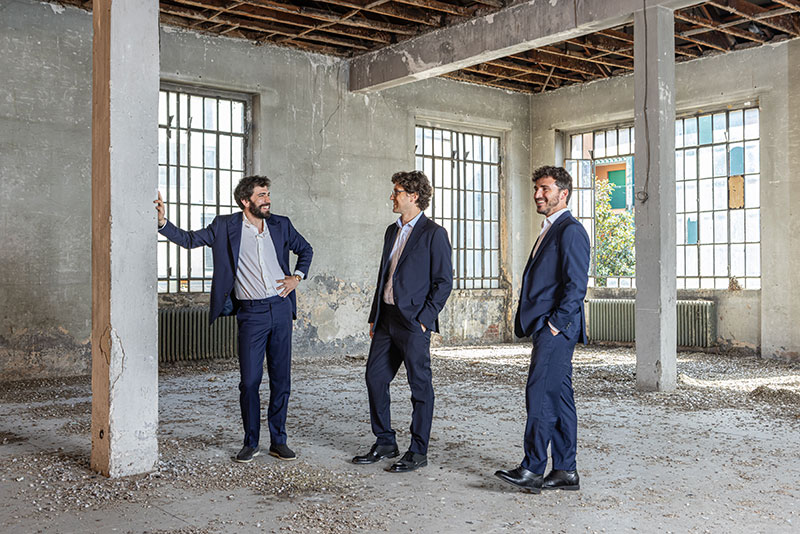
#> input picture assets/group/original/about-team-site.jpg, 800 x 534 px; its folder holds only this picture in this run
$ python grade_colour.py ../assets/group/original ../assets/group/original/about-team-site.jpg
#> lines starting #> are read from the running program, lines starting #| are printed output that depends on the picture; after the words box and inside, x2 and y2 are one past the last pixel; in counts of white or black regions, pixels touching at a corner belong together
#> further down, im is the input picture: PIL image 800x534 RGB; mean R, G, B 139.3, 137.2, 134.1
"""
One colour treatment for the indicative photographs of the home page: natural daylight.

Every photograph keeps its colour, but they are brought to the same light: white balance
pulled halfway towards neutral and then set a touch warm, exposure brought towards one
middle grey, saturation slightly restrained, shadows leaning towards the brand navy and
highlights towards a warm paper white, a soft matte floor and a gentle S-curve. The
photographs read as one series shot on the same day; the group's own published images
are never graded.

  python3 -I tools/grade_colour.py <src dir> <out dir>

Sources are the ungraded, resized files (assets/stock/colour-src); outputs go to
web/public/images/home. Re-running is safe: it always starts from the sources.
"""
import sys, os
import numpy as np
from PIL import Image

NAVY = np.array([10, 35, 66]) / 255.0
WARM = np.array([250, 244, 232]) / 255.0
LUMA = np.array([0.2126, 0.7152, 0.0722])

WB = 0.5          # share of the colour cast removed (grey world on mid-tones)
WARMTH = np.array([1.025, 1.0, 0.965])  # the common, slightly warm white
MID = 0.46        # target median luminance
EXPOSE = 0.6      # share of the way to the target
SAT = 0.88        # share of the original saturation kept
SHADOW = 0.12     # navy in the shadows
HIGHLIGHT = 0.10  # warm paper in the highlights
FLOOR = 0.035     # matte black point
CURVE = 0.10      # S-curve strength
LONG = 2400       # long side, px


def grade(im: Image.Image) -> Image.Image:
    a = np.asarray(im.convert("RGB"), dtype=np.float64) / 255.0
    lum = a @ LUMA
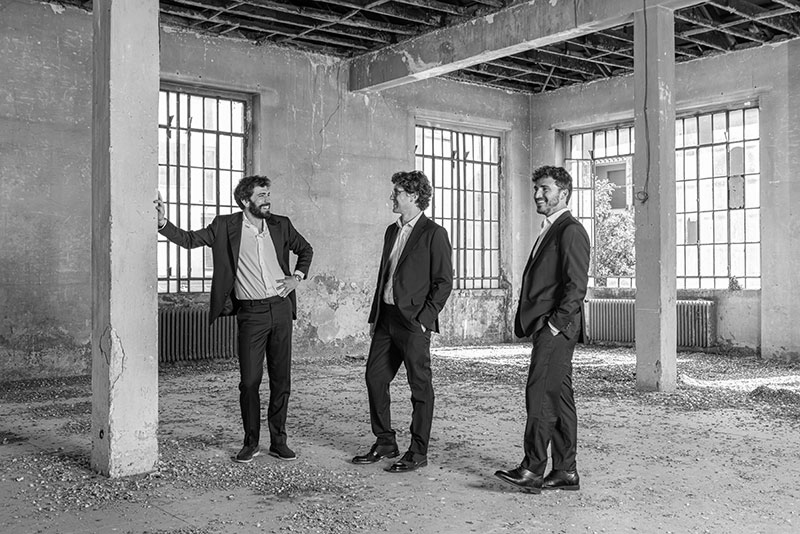
#> lum: shape (534, 800) float64; min 0, max 1, mean 0.539
    # white balance: grey world on mid-tones, halfway, then the common warm white
    mask = (lum > 0.15) & (lum < 0.85)
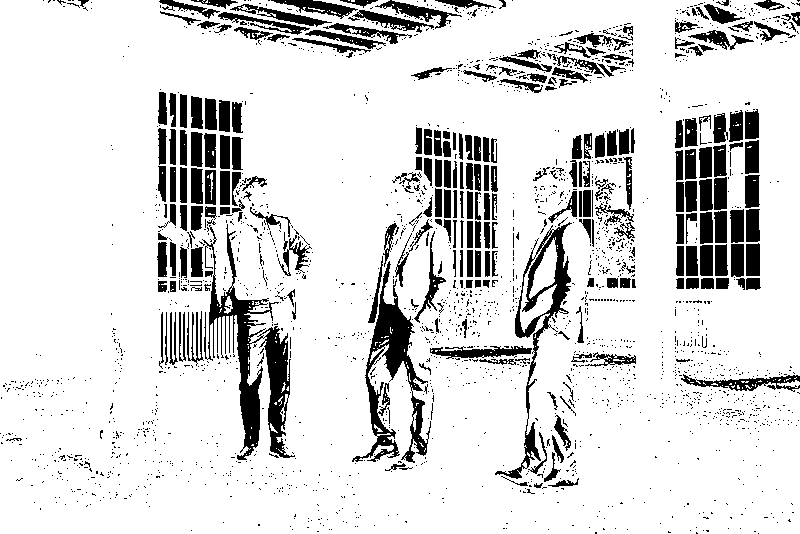
#> mask: shape (534, 800) bool; 85.6% white; 2282 black regions (2010 under 20 px), largest, box (x1, y1, x2, y2) and area: (202, 224, 295, 460) 5761, (352, 261, 431, 463) 4168, (495, 222, 572, 479) 2940
    mean = a[mask].mean(axis=0) if mask.any() else a.reshape(-1, 3).mean(axis=0)
#> mean = [0.549, 0.539, 0.523]
    gain = (mean.mean() / mean) ** WB
#> gain = [0.989, 0.998, 1.01]
    a = np.clip(a * gain * WARMTH, 0, 1)
    # exposure: move the median luminance part of the way to the target (as a gamma)
    lum = a @ LUMA
    med = float(np.median(lum))
#> med = 0.557
    if 0.02 < med < 0.98:
        g = np.log(MID) / np.log(med)
#> g = 1.33
        g = 1 + (g - 1) * EXPOSE
#> g = 1.2
        a = np.clip(a, 1e-6, 1) ** g
    # saturation
    lum = (a @ LUMA)[..., None]
#> lum: shape (534, 800, 1) float64
    a = lum + (a - lum) * SAT
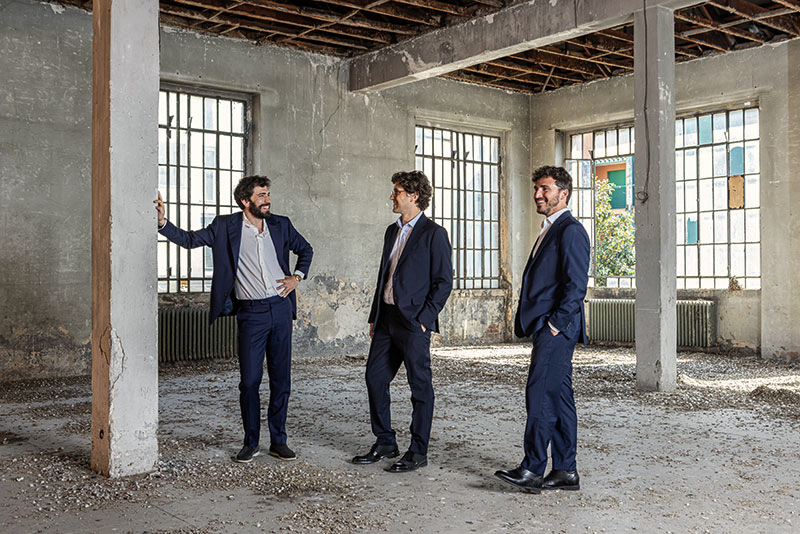
#> a: shape (534, 800, 3) float64; mean R, G, B 0.502, 0.487, 0.465
    # split tone: navy shadows, warm highlights
    l = np.clip(lum, 0, 1)
    sh = (1 - l) ** 2 * SHADOW
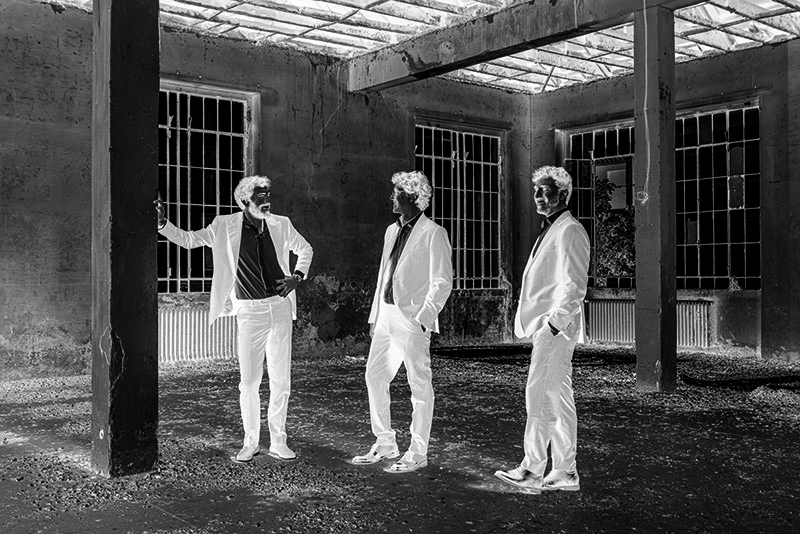
#> sh: shape (534, 800, 1) float64; min 1.54e-06, max 0.12, mean 0.0381; drawn with min black and max white
    hi = l ** 2 * HIGHLIGHT
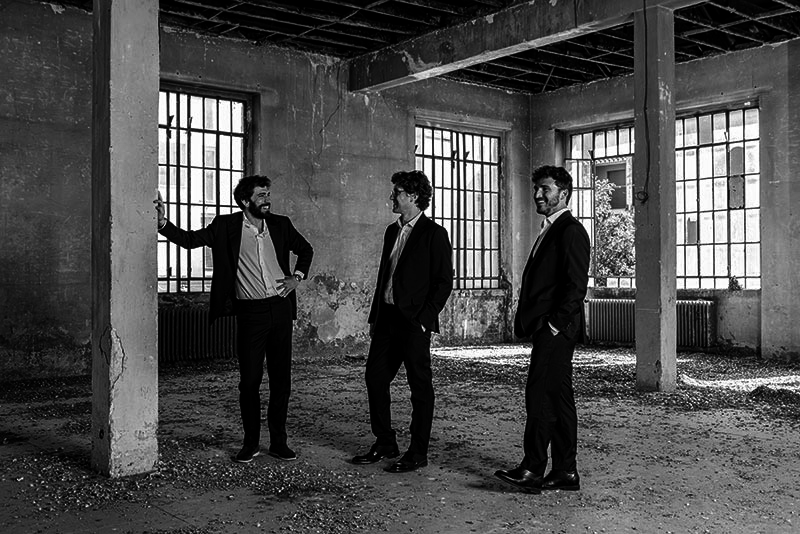
#> hi: shape (534, 800, 1) float64; min 4.28e-16, max 0.0993, mean 0.0295; drawn with min black and max white
    a = a * (1 - sh - hi) + NAVY * sh + WARM * hi
    # gentle S-curve, then the matte floor
    a = np.clip(a, 0, 1)
    a = a + CURVE * (a - 0.5) * (1 - np.abs(a - 0.5) * 2)
    a = FLOOR + a * (1 - FLOOR)
    return Image.fromarray((np.clip(a, 0, 1) * 255 + 0.5).astype(np.uint8))


if __name__ == "__main__":
    src, dst = sys.argv[1], sys.argv[2]
    os.makedirs(dst, exist_ok=True)
    for f in sorted(os.listdir(src)):
        if not f.lower().endswith((".jpg", ".jpeg")):
            continue
        im = Image.open(os.path.join(src, f))
        im.thumbnail((LONG, LONG), Image.LANCZOS)
        g = grade(im)
        g.save(os.path.join(dst, f), quality=84, optimize=True, progressive=True)
        print(f, g.size, os.path.getsize(os.path.join(dst, f)) // 1024, "KB")
#| about-team-site.jpg (800, 534) 126 KB
